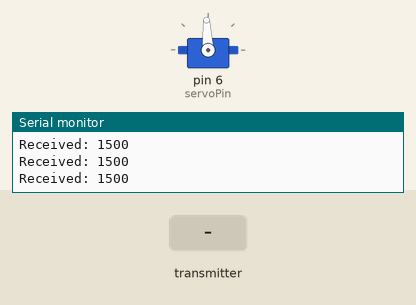
Recording of a sketch running on a simulated Arduino Uno, built with avr-gcc and run on an emulated ATmega328P. On the bench: servo, the last lines printed to the serial monitor. The inputs (shaded band) are chosen by the test bench. No radio packets arrive unless stated.

Above: at 1.2 s.
1.3 s: the transmitter starts sending buf.0 = 64
At 1.8 s:
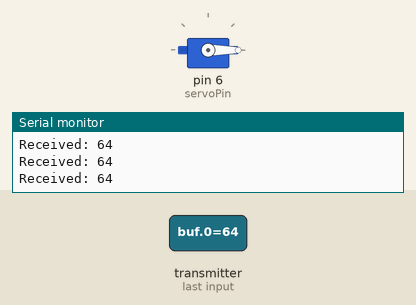
2.8 s: the transmitter starts sending buf.1 = 64
At 4.0 s:
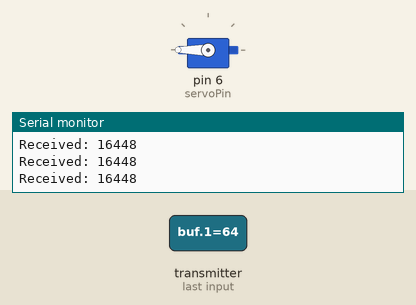
4.3 s: the transmitter starts sending buf.1 = 128
At 5.5 s:
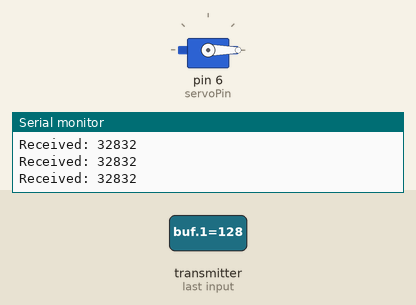
Timing chart, 0 to 7.3 s (numbered marks = the images above; inputs shaded):
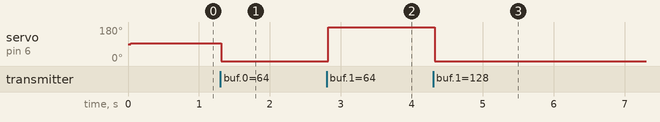

Measured:
- after the input at 1.3 s, servo on pin 6 (servoPin): 93° → 0° at once
- after the input at 2.8 s, servo on pin 6 (servoPin): 0° → 180° at once
- after the input at 4.3 s, servo on pin 6 (servoPin): 180° → 0° at once

The sketch:

MotorControlTest.ino
```cpp
#include <SPI.h>
#include <RH_RF69.h>
#include <Servo.h>

/*********Radio********/
#define RF69_FREQ 915.0
#define RFM69_INT     3  //
#define RFM69_CS      4  //
#define RFM69_RST     2  // "A"

RH_RF69 rf69(RFM69_CS, RFM69_INT);
/*********Motor*******/
const uint8_t servoPin = 6;
Servo motor;

void setup() {
  Serial.begin(9600);

  //Radio config
  pinMode(RFM69_RST, OUTPUT);
  digitalWrite(RFM69_RST, LOW);

  //Radio reset
  digitalWrite(RFM69_RST, HIGH);
  delay(10);
  digitalWrite(RFM69_RST, LOW);
  delay(10);

  if (!rf69.init()) {
    Serial.println(F("RFM69 radio init failed"));
    while (1);
  }

  Serial.println("RFM69 radio init OK!");

  if (rf69.setFrequency(RF69_FREQ)) {
    Serial.println("Set frequency failed");
  }

  rf69.setTxPower(20, true);

  uint8_t key[] = { 0x01, 0x02, 0x03, 0x04, 0x05, 0x06, 0x07, 0x08,
                    0x01, 0x02, 0x03, 0x04, 0x05, 0x06, 0x07, 0x08
                  };

  rf69.setEncryptionKey(key);
  Serial.print("RFM69 radio @");  Serial.print((int)RF69_FREQ);  Serial.println(" MHz");

  //Set up motors
  motor.attach(servoPin);
}

void loop() {
  static uint16_t PWMValue = 1500;

  //Read from the radio the PWMValue
  if (rf69.available()) {

    uint8_t buf[2];
    uint8_t len = sizeof(buf);
    if (rf69.recv(buf, &len)) {
      if (len) {
        PWMValue = (buf[1] << 8) | buf[0];
      }
    }
  }

  Serial.print(F("Received: ")); Serial.println(PWMValue);
  motor.writeMicroseconds(PWMValue);
}
```
